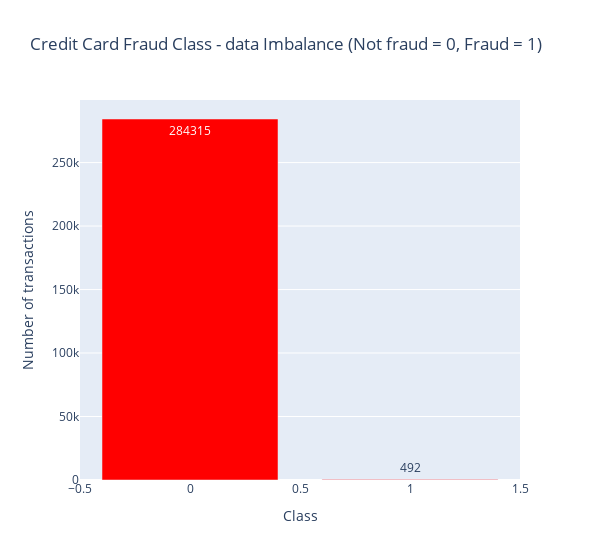

This figure's notebook cell:
### Markdown cell above
# Data Imbalance Visualization using Plotly

### Code cell
temp = df["Class"].value_counts()
df1 = pd.DataFrame({'Class': temp.index,'values': temp.values})

trace = go.Bar(
    x = df1['Class'],y = df1['values'],
    name="Credit Card Fraud Class - data Imbalance (Not fraud = 0, Fraud = 1)",
    marker=dict(color="Red"),
    text=df1['values']
)
data = [trace]
layout = dict(title = 'Credit Card Fraud Class - data Imbalance (Not fraud = 0, Fraud = 1)',
          xaxis = dict(title = 'Class', showticklabels=True), 
          yaxis = dict(title = 'Number of transactions'),
          hovermode = 'closest',width=600
         )
fig = dict(data=data, layout=layout)
iplot(fig, filename='class')

### Figure 1 — Plotly figure (JSON) as saved in the notebook; plotly's stock layout.template omitted (floating-point values rounded to 4 significant figures)
{"data": [{"marker": {"color": "Red"}, "name": "Credit Card Fraud Class - data Imbalance (Not fraud = 0, Fraud = 1)", "text": [284315, 492], "type": "bar", "x": [0, 1], "y": [284315, 492]}], "layout": {"hovermode": "closest", "title": {"text": "Credit Card Fraud Class - data Imbalance (Not fraud = 0, Fraud = 1)"}, "width": 600, "xaxis": {"showticklabels": true, "title": {"text": "Class"}}, "yaxis": {"title": {"text": "Number of transactions"}}}}
